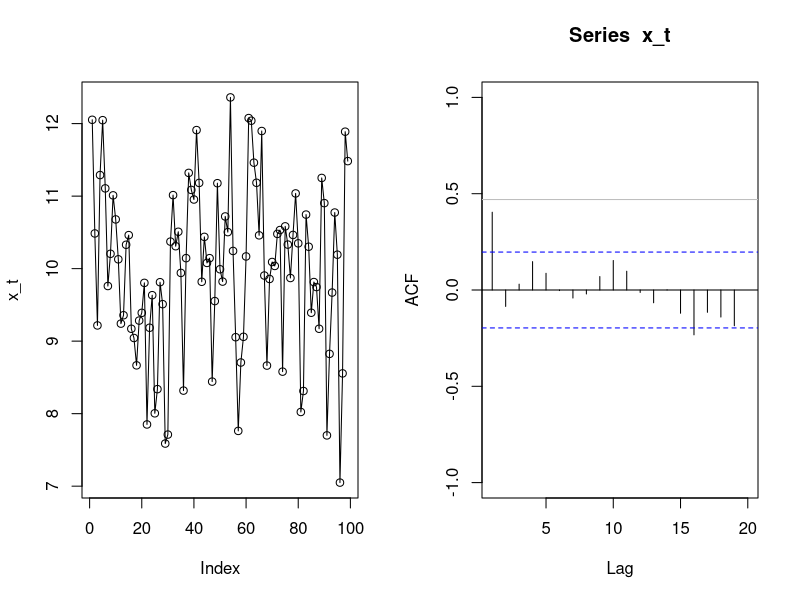
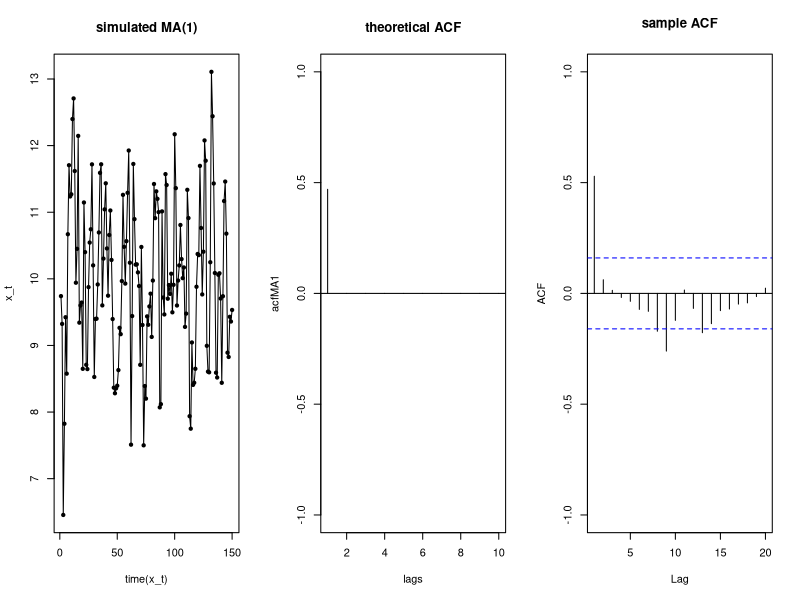
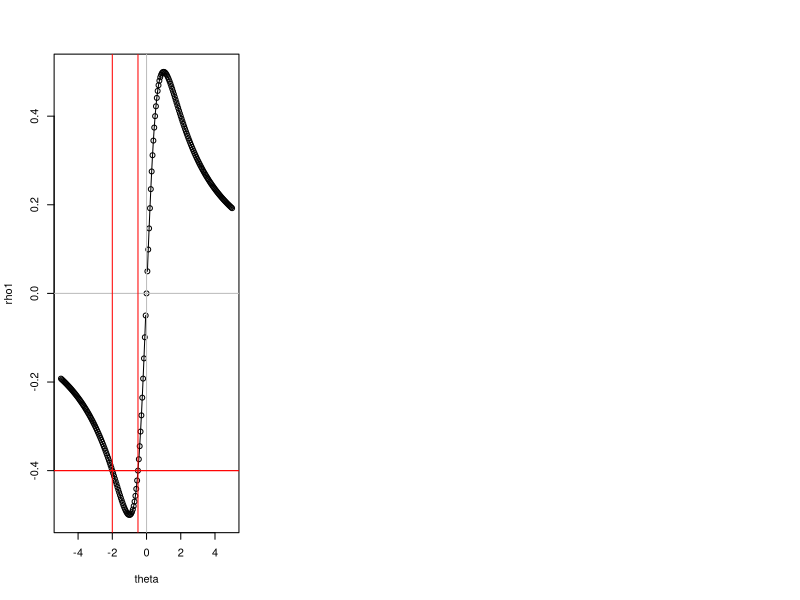
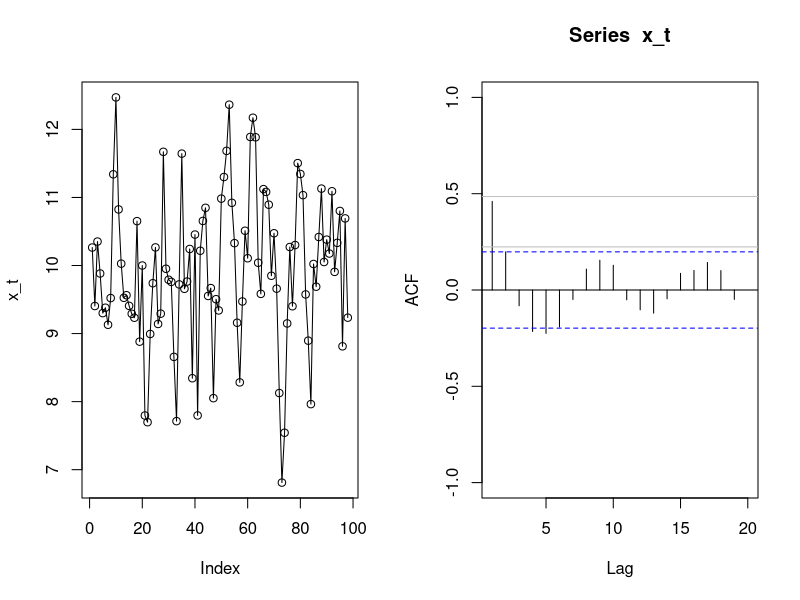
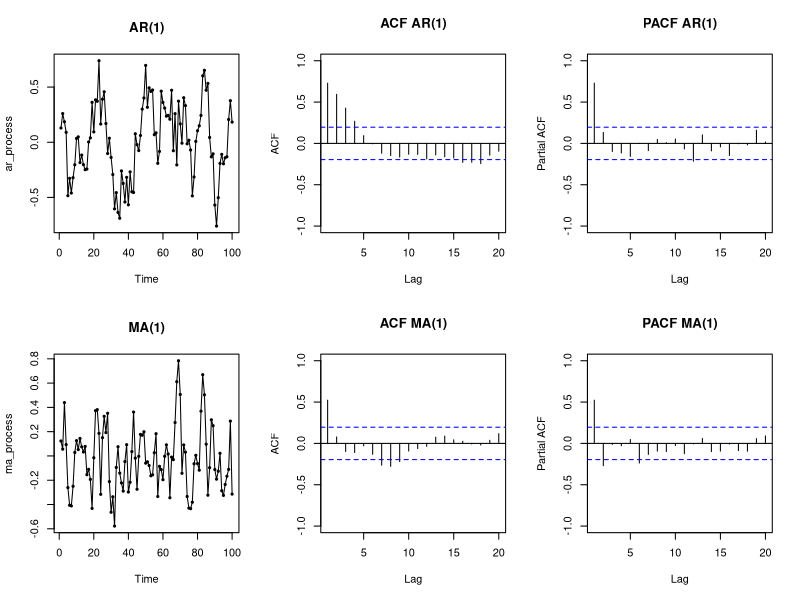

Write R code to recreate these figures, in order.
# https://online.stat.psu.edu/stat510/lesson/2

# *************************************************
# moving average models
# *************************************************

# moving average term -> past error term * coefficient
# w_t -> iid N(0, sigma_w^2)
#
# MA(q) -> q-order moving average model:
#   - 1st order -> x_t = miu + w_t + theta_1*w_tminus1
#   - 2nd order -> x_t = miu + w_t + theta_1*w_tminus1 + theta_2*w_tminus2
#   - q-order   -> x_t = miu + w_t + sum(theta_i*w_tminusi, i=1...q)

# there's really no 'moving average' in MA models; they should be called 'moving
# sum', since what we're doing is taking a weighted sum 

# how are the thetas estimated if we don't have w_t? -> iterative process (Box
# et al. Time Series Analysis: Forecasting and Control):
# 1. A system of q eqns relating theta_k and rho_k is written, where the rho_k
#    are estimated as the sample autocorrelations at lags k = 1....q.
#    Solving this system gives PRELIMINARY values for the theta_k's
# 2. Equations for the w_t's are written by rearranging the model equation:
#    w_t = x_t - miu - theta_1*w_tminus1
#    for t=1 -> w_1 = x_1 - miu - theta_1*w_0
#    for t=2 -> w_2 = x_2 - miu - theta_1*w_1
#    ...
#    for t=T -> w_T = x_T - miu - theta_1*w_Tminus1
#    These can be solved recursively from t=1 to t=T by finding w_0, which is done:
#     - simply by setting w_0 = 0 and then computing forward from t=1 to t=T
#     - through backforecasting
# 3. This gives a preliminary model with preliminary theta_k's and w_t's. Another
#    iteration is needed where theta_k's are re-computed using the previous w_t's
# Another way (Hannan–Rissanen Algorithm) is to:
# 1. fit an AR model
# 2. Compute w_t as the difference between x_t and the AR's estimated x_t
# 3. Use those w_t's to regress x_t against the estimated w_t's
# 4. Further iterations can be done using the result of the last step


# example of MA(1) process
n <- 100
miu <- 10
theta_1 <- 0.7
rho_1_theoretical <- theta_1/(1 + theta_1^2)
x_0 <- 10
w_t <- rnorm(n=n, mean=0, sd=1)
w_tminus1 <- w_t[1:(n - 1)]
x_t <- numeric(length = n)
x_t[1] <- x_0
x_t[2:n] <- miu + theta_1*w_tminus1 + w_t[2:n]
x_t <- x_t[2:n]

par(mfcol=c(1, 2))
plot(x_t, type='o')
acf(x_t, xlim=c(1, 20), ylim=c(-1, 1))
abline(h=rho_1_theoretical, col='gray')

# same as above, but using stats package:
acfMA1 <- ARMAacf(ma=c(0.7), lag.max=10) # theoretical ACF
x_t <- as.numeric(arima.sim(n=150, list(ma=c(0.7)))) + 10 # simulated series
acfMA1_empirical <- acf(x_t, plot=FALSE) # empirical ACF
lags <- 0:10

par(mfcol=c(1, 3))
plot(time(x_t), x_t, type='o', pch=20, main='simulated MA(1)')
plot(lags, acfMA1, xlim=c(1, 10), type='h', ylim=c(-1, 1), main='theoretical ACF')
abline(h=0)
plot(acfMA1_empirical, xlim=c(1, 20), type='h', main='sample ACF', ylim=c(-1, 1))


# properties of the MA(1) model:
#   - expected value E(x_t):
#     E(x_t) = E(miu + w_t + theta_1*w_tminus1)
#     E(x_t) = miu
#   - Variance Var(x_t):
#     Var(x_t) = Var(miu + w_t + theta_1*w_tminus)
#     ...assuming w_t and w_tminus1 are independent, and noting that miu and
#        phi_1 are constants:
#     Var(x_t) = Var(w_t) + theta_1^2*Var(w_tminus)
#     Var(x_t) = sigma_w^2*(1 + theta_1^2)
#   - covariance Cov(x_t, x_tminush): (h is lag)
#     = E[(miu + w_t + theta_1*w_tminus1 - miu) * (miu + w_tminush + theta_1*w_tminush_minus1 - miu)]
#     = E(w_t + theta_1*w_tminus1) * (w_tminush + theta_1*w_tminush_minus1)]
#     = E(w_t*w_tminush + theta_1*w_t*w_tminush_minus1 + theta_1*w_tminus1*w_tminush + theta_1^2*w_tminus1*w_tminush_minus1)
#
#     ...for h = 1:
#     = E(w_t*w_tminus1 + theta_1*w_t*w_tminus2 + theta_1*w_tminus1^2 + theta_1^2*w_tminus1*w_tminus2)
#     = E(w_t*w_tminus1) + theta_1*E(w_t*w_tminus2) + theta_1*E(w_tminus1^2) + theta_1^2*E(w_tminus1*w_tminus2)
#     ...assuming independence of errors -> E(w_t*w_tminus1) = E(w_t)E(w_tminus1) + Cov(w_t, w_tminus1) = 0 + 0

#     = theta_1*E(w_tminus1^2) 
#     ...since Var(w_t) = E(w_t^2) - (E(w_t))^2 = E(w_t^2)
#     = theta_1*sigma_w^2
# 
#   - autocorrelation lag 1:
#     rho = cov/var = theta_1*sigma_2^2 / (sigma_w^2*(1 + theta_1^2))
#     rho = theta_1/(1 + theta_1^2)
#
#     ...for h = 2 (or higher):
#     = E(w_t*w_tminus2 + theta_1*w_t*w_tminus3 + theta_1*w_tminus1*w_tminus2 + theta_1^2*w_tminus1*w_tminus3)
#     = 0 (due to independence of errors)
#
#     ...this last result is key because it shows that any sample ACF with large 
#        values at lag 1 and low values for lags >= 2 suggests an MA(1) process 
#
#     ...this carries over for higher-order MA models -> nonzero autocorrelations
#        for the first q lags and autocorrelations = 0 for all lags > q.
#
#   - invertibility AR(1) -> MA(inf), doing infinite substitution (simplify 
#     derivation  by using zero-mean model, but same holds without that):
#     x_t = w_t + phi_1*x_tminus1
#     x_t = phi_1^2*x_tminus2 + phi_1*w_tminus1 + w_t
#     x_t = phi_1^3*x_tminus3 + phi_1^2*w_tminus2 + phi_1*w_tminus1 + w_t
#     x_t = phi_1^4*x_tminus4 + phi_1^3*w_tminus3 + phi_1^2*w_tminus2 + phi_1*w_tminus1 + w_t
#     ....
#     x_t = w_t + phi_1*w_tminus1 + phi_1^2*w_tminus2 + phi_1^3*x_tminus3 + ....
#     the AR(k) term phi_1^k*x_tminusk (the 1st one) converges to zero as we go
#     infinitely back in time, which means x_t is dominated only by the w_t (MA) 
#     terms     

# *****************************************************************************
# |theta| < 1 is a requirement for invertibility, since for theta > 1 the AR
# term doesn't vanish as we go back infinintely over time

theta <- seq(-5, 5, by=0.05)
theta_i <- -0.5
rho1_i <- theta_i/(1 + theta_i^2)
rho2_i <- (1/theta_i)/(1 + (1/theta_i)^2)
rho1 <- theta/(1 + theta^2)
rho2 <- (1/theta)/(1 + (1/theta)^2)
plot(theta, rho1)
lines(theta, rho2)
abline(h=0, v=0, col='gray')
abline(v=c(theta_i, 1/theta_i), h=c(rho1_i, rho2_i), col='red')
# ********************************************************************

# MA(2) process 

# properties:
#   - E(x_t) = miu
#   - Var(x_t) = sigma_w^2*(1 + theta_1^2 + theta_2^2)
#   - ACF: rho_1 = (theta_1 + theta_1*theta_2) / (1 + theta_1^2 + theta_2^2)
#          rho_2 = theta_2/(1 + theta_1^2 + theta_2^2)
#          rho_h = 0 for h > 2 (similar to the MA(1) model)

# example of MA(2) model:
# x_t = miu + theta_1*w_tminus1 + theta_2*w_tminus2

n <- 100
miu <- 10
theta_1 <- 0.5
theta_2 <- 0.3
rho_1_theoretical <- (theta_1 + theta_1*theta_2) / (1 + theta_1^2 + theta_2^2)
rho_2_theoretical <- theta_2/(1 + theta_1^2 + theta_2^2)
x_0 <- 10
x_1 <- 10
w_t <- rnorm(n=n, mean=0, sd=1)
w_tminus1 <- w_t[2:(n - 1)]
w_tminus2 <- w_t[1:(n - 2)]
x_t <- numeric(length = n)
x_t[1] <- x_0
x_t[2] <- x_0
x_t[3:n] <- miu + theta_1*w_tminus1 + theta_2*w_tminus2 + w_t[3:n]
x_t <- x_t[3:n]

par(mfcol=c(1, 2))
plot(x_t, type='o')
acf(x_t, xlim=c(1, 20), ylim=c(-1, 1))
abline(h=rho_1_theoretical, col='gray')
abline(h=rho_2_theoretical, col='gray')


# ********************************************************************
# partial autocorrelation PACF
# ********************************************************************

# cov(x_t, x_tminush | x_tminush_minus1, x_tminush_minus2, ...x_tminus1)
# i.e., covariance of original and lagged series taking into account the effect
# of all lags in between

# it follows that for lag 1, partial autocorrelation is the same as autocorrelation
# for higer lags, the PACF gives the autocorrelation at the target lag taking into
# account the effect of the lags in between

# ********************************************************************
# identifying MA and AR models with ACF and PACF
# ********************************************************************

# - we saw earlier that the ACF for MA models is non-zero only for lags
#   1 to q, and then drops abruptly to zero. so, whenever the ACF has 
#   this pattern, it's likely a MA(q) process.
# - if this pattern is observed for the PACF, it's likely an AR(p) process
# - 

# -----|---------------------|--------------------|
#      | AR                  | MA                 |
# -----|---------------------|--------------------|
# ACF  | tapers              | shuts off after q  |
# PACF | shuts off after q   | tapers             |
# -----|---------------------|--------------------|

ar_process <- arima.sim(model=list(ar=c(0.7)), n=100, sd=0.2)
ma_process <- arima.sim(model=list(ma=c(0.7)), n=100, sd=0.2)

par(mfrow = c(2, 3))
plot(ar_process, type='o', pch=20, main='AR(1)')
acf(ar_process, main='ACF AR(1)', ylim=c(-1, 1), xlim=c(1, 20))
pacf(ar_process, main='PACF AR(1)', ylim=c(-1, 1), xlim=c(1, 20))
plot(ma_process, type='o', pch=20, main='MA(1)')
acf(ma_process, main='ACF MA(1)', ylim=c(-1, 1), xlim=c(1, 20))
pacf(ma_process, main='PACF MA(1)', ylim=c(-1, 1), xlim=c(1, 20))






